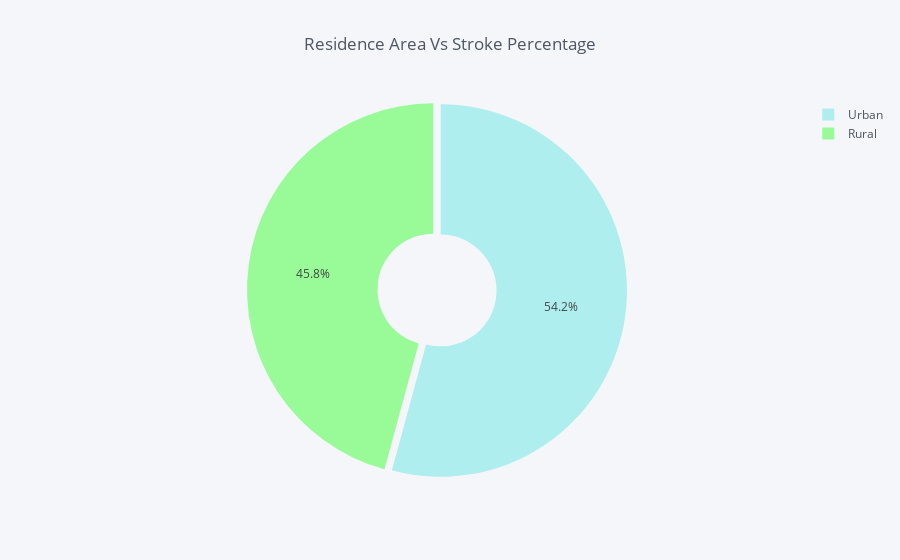

Notebook cell for this chart:
### Code cell
Residence = data.groupby(data['Residence_type'])['stroke'].sum()
data_Residence = pd.DataFrame({'labels': Residence.index,
                   'values': Residence.values
                  })
data_Residence.iplot(kind='pie',labels='labels',values='values', title='Residence Area Vs Stroke Percentage', colors = colors2, 
            pull=[0.02, 0.02],hole = 0.3)

### Figure 1 — Plotly figure (JSON) as saved in the notebook; plotly's stock layout.template omitted (floating-point values rounded to 4 significant figures)
{"data": [{"hole": 0.3, "labels": ["Rural", "Urban"], "marker": {"colors": ["rgba(152, 251, 152, 1.0)", "rgba(175, 238, 238, 1.0)"]}, "name": "", "pull": [0.02, 0.02], "type": "pie", "values": [114, 135]}], "layout": {"legend": {"bgcolor": "#F5F6F9", "font": {"color": "#4D5663"}}, "paper_bgcolor": "#F5F6F9", "plot_bgcolor": "#F5F6F9", "title": "Residence Area Vs Stroke Percentage", "titlefont": {"color": "#4D5663"}}}
